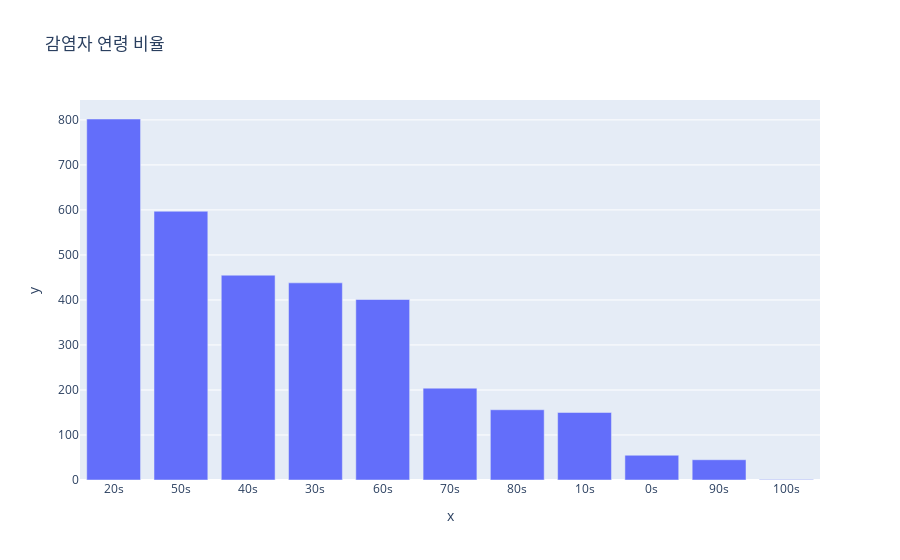

Notebook code for this chart:
### Code cell
## 연령별 감염자 수

a = patient_info.age.value_counts().values
b = patient_info.age.value_counts().index
import plotly.express as px

fig = px.bar(x = b,y = a,title = "감염자 연령 비율")
fig.show()

### Figure 1 — Plotly figure (JSON) as saved in the notebook; plotly's stock layout.template omitted (floating-point values rounded to 4 significant figures)
{"data": [{"alignmentgroup": "True", "hovertemplate": "x=%{x}<br>y=%{y}<extra></extra>", "legendgroup": "", "marker": {"color": "#636efa"}, "name": "", "offsetgroup": "", "orientation": "v", "showlegend": false, "textposition": "auto", "type": "bar", "x": ["20s", "50s", "40s", "30s", "60s", "70s", "80s", "10s", "0s", "90s", "100s"], "xaxis": "x", "y": [802, 597, 455, 438, 401, 204, 156, 150, 55, 45, 1], "yaxis": "y"}], "layout": {"barmode": "relative", "legend": {"tracegroupgap": 0}, "title": {"text": "감염자 연령 비율"}, "xaxis": {"anchor": "y", "domain": [0, 1], "title": {"text": "x"}}, "yaxis": {"anchor": "x", "domain": [0, 1], "title": {"text": "y"}}}}
